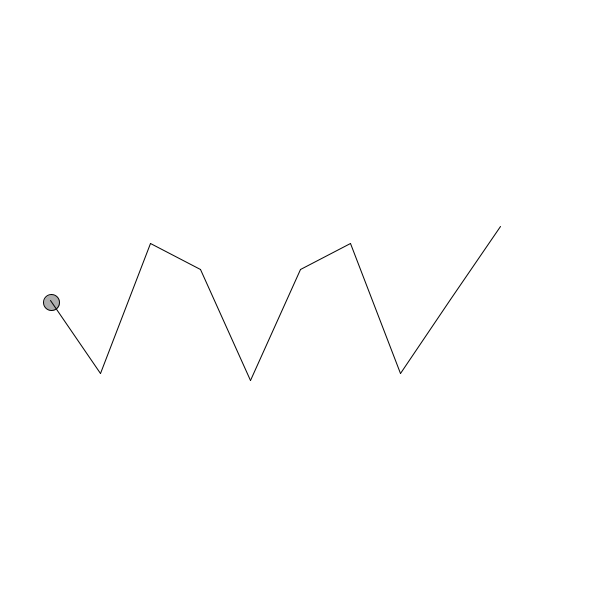
Frame 1 (no input)
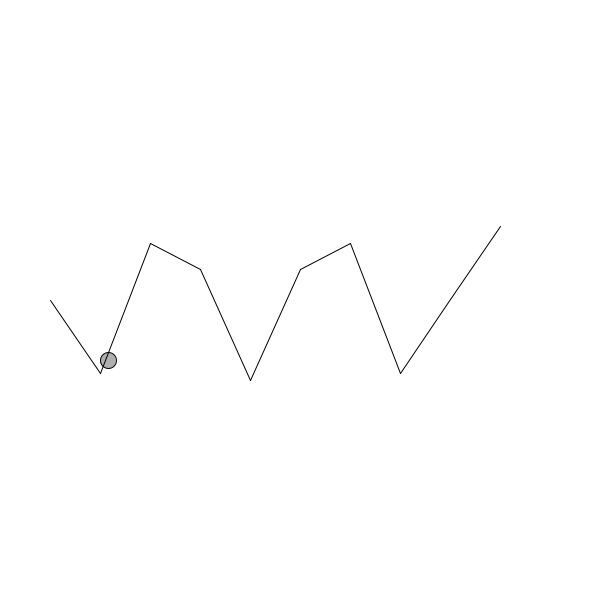
Frame 60 (the mouse pressed at the canvas centre just before this capture)
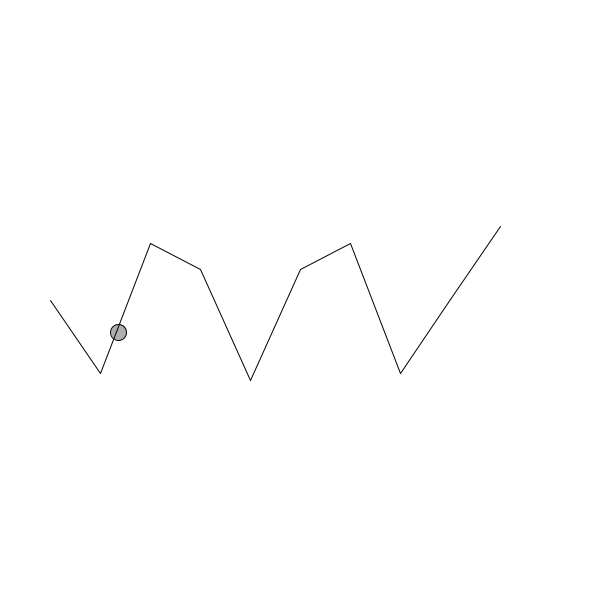
Frame 120 (the mouse held since frame 60 and released just before this capture)

The Processing sketch that drew these frames (run headless with seeded random() and noise(); from frame 60 on, the mouse is pressed at the canvas centre):

// Processing sketch: processing_186818
// ── processing_186818.pde

PVector location;
PVector u,vel,aux;
int i;
float x,y;
float dt=1/60.0;
PVector[] tramos= new PVector[10];
boolean first_time;

void setup(){
size(600,600);
location=new PVector(50,height/2);
vel=new PVector(50,height/2);
crearTramos();

}

void draw(){
   
  background(255);
  stroke(0);
  
  checkTramos();
  update();
  display();
  pushMatrix();
  translate(50, height/2);
  for(i=1;i<tramos.length;i++){
    line(tramos[i-1].x,tramos[i-1].y,tramos[i].x,tramos[i].y);
  }    
    popMatrix();
    x+=1;
}

//actualizar la posición acorde con la fórmula de la aceleración constante
void update(){
location.x+=(u.x+vel.x*dt);
location.y+=(u.y+vel.y*dt);
}

void display(){
 stroke(0);
 fill(175);
 ellipseMode(CENTER);
 ellipse(location.x,location.y,16,16);
  }
    
void checkTramos(){
  int c;
  c = 0;
  for(int i=0;i<=8;i++){
    if(location.x>=tramos[i+1].x){
      vel=PVector.sub(tramos[i+1],tramos[i]); //calcula la direccion del tramo
      vel.normalize();
      u = vel;
      if (i>0){ 
      c = checkAceleracion(i);}
      if(tramos[i].y<tramos[i+1].y){ // si baja aumenta la aceleracion
        vel.mult(7+c*3);
        u.mult(0.5);}
      else{vel.mult(0.5-c*0.2);
        }
      }
     } 
   }
//crea las posiciones tramos a partir de la función de seno y los guarda en un array  
void crearTramos(){
  for(i=0;i<tramos.length;i++){
    aux=new PVector(x,y);
    x+=50;
    y=80*sin((PI/80)*x);
    tramos[i]=aux;}
  }
  
  //comprueba si hay dos bajadas o dos subidas seguidas
  int checkAceleracion(int i){
    int cont = 0;
  if((tramos[i-1].y-tramos[i].y)>0 && (tramos[i].y-tramos[i+1].y)>0){
    cont =1;
  }else if((tramos[i-1].y-tramos[i].y)<0 && (tramos[i].y-tramos[i+1].y)<0){
  cont=1;
  }
  return cont;
}
